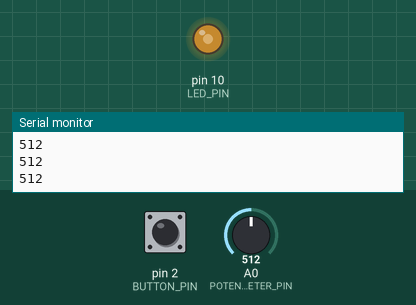
This sketch was run on a simulated Arduino Uno, built with avr-gcc and run on an emulated ATmega328P. Parts: output pins drawn as LEDs (lit = HIGH), the last lines printed to the serial monitor. The test bench sets the inputs (shaded band); at power-on: A0 (POTENTIOMETER_PIN) = 512, pin 2 (BUTTON_PIN) LOW.

Above: at 1.2 s.
1.3 s: A0 (POTENTIOMETER_PIN) set to 716
At 2.2 s:
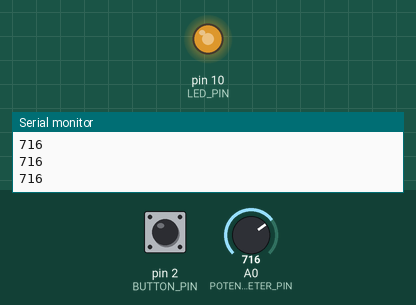
2.8 s: pin 2 (BUTTON_PIN) pulled HIGH for 0.15 s
At 3.6 s:
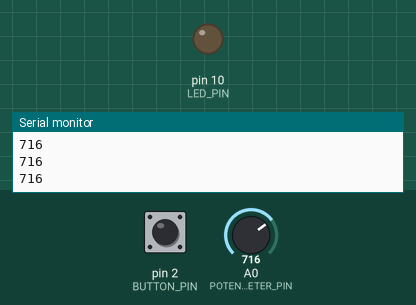
4.4 s: pin 2 (BUTTON_PIN) pulled HIGH for 1 s
At 5.5 s:
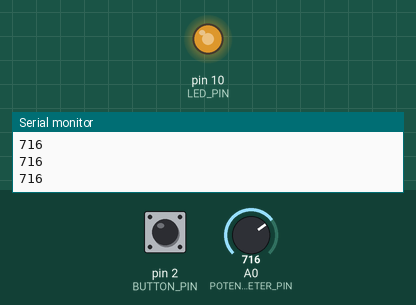
6.9 s: A0 (POTENTIOMETER_PIN) set to 900
At 7.7 s:
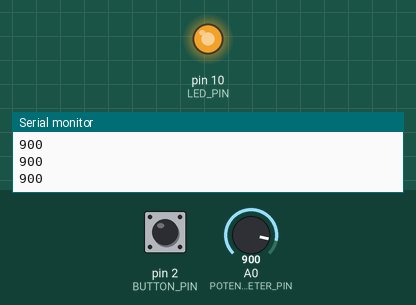
8.4 s: A0 (POTENTIOMETER_PIN) set to 122
At 8.9 s:
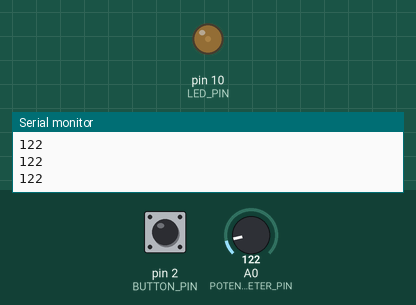
9.9 s: A0 (POTENTIOMETER_PIN) set to 0
At 11.1 s:
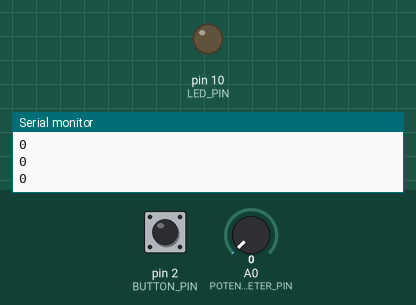
Timing chart, 0 to 12.4 s (numbered marks = the images above; inputs shaded):
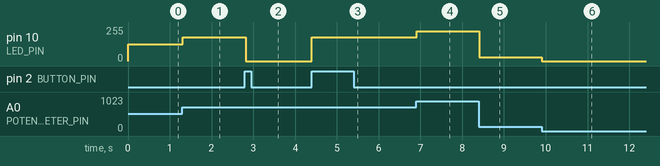

Measured:
- after the input at 1.3 s, pin 10 (LED_PIN): 127/255 → 178/255 at once
- after the input at 2.8 s, pin 10 (LED_PIN): 178/255 → 0/255 at once
- after the input at 4.4 s, pin 10 (LED_PIN): 0/255 → 178/255 at once
- after the input at 6.9 s, pin 10 (LED_PIN): 178/255 → 224/255 at once
- after the input at 8.4 s, pin 10 (LED_PIN): 224/255 → 30/255 at once
- after the input at 9.9 s, pin 10 (LED_PIN): 30/255 → 0/255 at once

The sketch:

Project5.ino
```cpp
#define LED_PIN 10
#define BUTTON_PIN 2
#define POTENTIOMETER_PIN A0

bool LEDon = true; // toggle state
byte lastButtonState = LOW; // track last debounced button state
int consecutiveReads = 0; // count consistent HIGH reads
const int requiredReads = 3; // number of consistent reads to accept press

void setup() {
  Serial.begin(9600);
  pinMode(LED_PIN, OUTPUT);
  pinMode(BUTTON_PIN, INPUT); // regular wiring
  pinMode(POTENTIOMETER_PIN, INPUT);
}

void loop() {
  byte reading = digitalRead(BUTTON_PIN);

  // count consecutive HIGH reads
  if (reading == HIGH) {
    consecutiveReads++;
    if (consecutiveReads >= requiredReads && lastButtonState == LOW) {
      LEDon = !LEDon; // toggle LED
      lastButtonState = HIGH;
      consecutiveReads = 0;
    }
  } else {
    lastButtonState = LOW; // reset state when button released
    consecutiveReads = 0;
  }

  // LED brightness
  if (LEDon) {
    int potValue = analogRead(POTENTIOMETER_PIN);
    Serial.println(potValue);

    int brightness = map(potValue, 0, 1023, 0, 255);
    analogWrite(LED_PIN, brightness);
  } else {
    analogWrite(LED_PIN, 0);
  }
}
```
